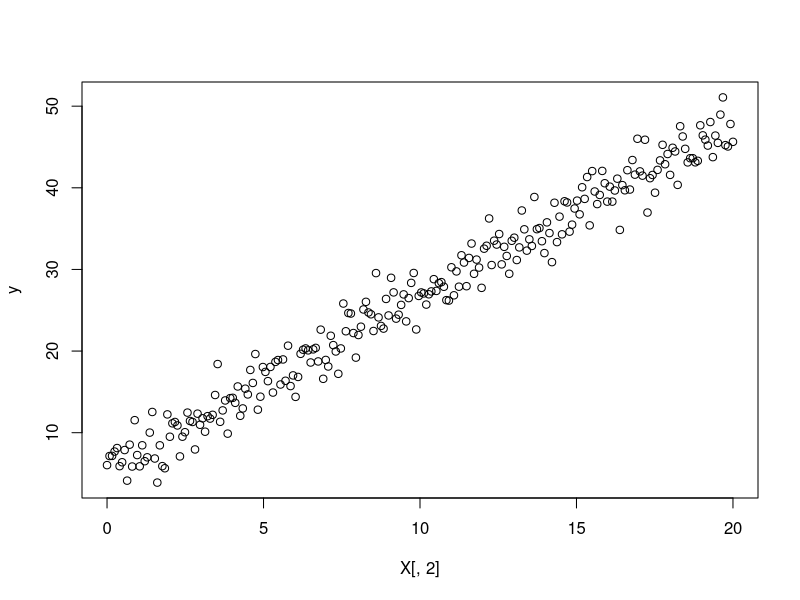

Generate this figure with R: (Note: this script raises an error after producing the figure.)
R2<-function(y, y_hat) 1 - sum((y-y_hat)^2)/sum((y - mean(y))^2)

N <- 250
X <- seq(0, 20, length.out = N)
y <- 5.45427 + 2.1223*X + rnorm(N,sd=2)
X <- cbind(rep(1,N),X)

plot(X[,2],y)

lin_reg<-LinearRegression$new()

lin_reg$fit(X,y)
y_hat <- lin_reg$predict(X)

lines(X[,2], y_hat)

cat("Training R-Square", round(R2(y, y_hat), digits = 3))
print(lin_reg$w)

save(lin_reg, file="lin_reg.RData")
